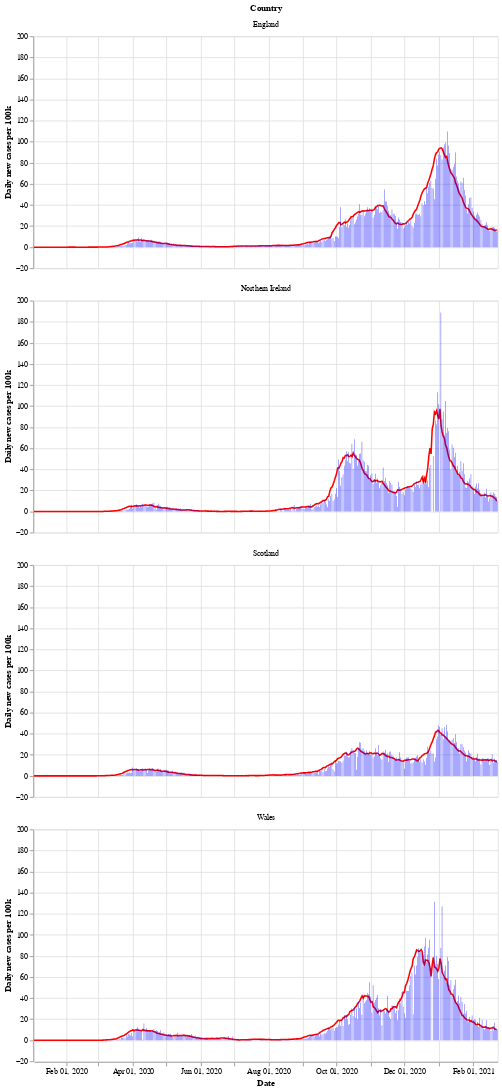

Notebook source saved alongside this figure:
### Markdown cell above
Next is a bar chart of the number of new cases in each country (per 100k population), with the 7 day moving average of cases. Again we see that Wales saw a longer period of raising and falling cases compared to the other countries.

After a period of cases falling, each nation is now seeing a rise in the number of cases - especially in Wales.

### Code cell
# collapse
bars = alt.Chart(uk_cases).mark_bar().encode(
    x=alt.X("yearmonthdate(date):T", axis=alt.Axis(title='Date')),
    y=alt.Y("newCasesRate:Q", axis=alt.Axis(title='Daily new cases per 100k')),
    tooltip='newCasesRate',
    color=alt.condition(
        alt.datum.dailyChange > 0,
        alt.value("orange"),  # The positive color
        alt.value("blue")  # The negative color
    )
).properties(title='New cases per 100k population with rolling 7 day average', width=600).interactive()
line = alt.Chart(uk_cases).mark_line(
    color='red',
    size=2,
).transform_window(
    rolling_mean='mean(newCasesRate)',
    frame=[0, 7],
    groupby=['areaName']
).encode(
    x='yearmonthdate(date):T',
    y='rolling_mean:Q'
)
alt.layer(line, bars, data=uk_cases).facet(alt.Row('areaName', title='Country'), columns=1)

### Figure 1 — Vega-Lite specification as saved in the notebook (floating-point values rounded to 4 significant figures; data arrays with more than 128 entries replaced by an {"elided": "..."} marker saying what was removed)
{"config": {"view": {"continuousWidth": 400, "continuousHeight": 300}}, "data": {"name": "data-1013650b9aab1223cf0c572c591bebc2"}, "facet": {"type": "nominal", "field": "areaName", "title": "Country"}, "spec": {"layer": [{"mark": {"type": "line", "color": "red", "size": 2}, "encoding": {"x": {"type": "temporal", "field": "date", "timeUnit": "yearmonthdate"}, "y": {"type": "quantitative", "field": "rolling_mean"}}, "transform": [{"window": [{"op": "mean", "field": "newCasesRate", "as": "rolling_mean"}], "frame": [0, 7], "groupby": ["areaName"]}]}, {"mark": "bar", "encoding": {"color": {"condition": {"value": "orange", "test": "(datum.dailyChange > 0)"}, "value": "blue"}, "tooltip": {"type": "quantitative", "field": "newCasesRate"}, "x": {"type": "temporal", "axis": {"title": "Date"}, "field": "date", "timeUnit": "yearmonthdate"}, "y": {"type": "quantitative", "axis": {"title": "Daily new cases per 100k"}, "field": "newCasesRate"}}, "selection": {"selector002": {"type": "interval", "bind": "scales", "encodings": ["x", "y"]}}, "title": "New cases per 100k population with rolling 7 day average", "width": 600}]}, "columns": 1, "$schema": "https://vega.github.io/schema/vega-lite/v4.8.1.json", "datasets": {"data-1013650b9aab1223cf0c572c591bebc2": {"elided": "1668 records"}}}
